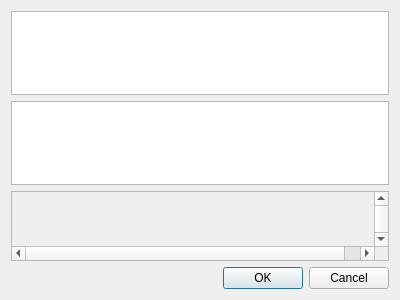
<?xml version="1.0" encoding="UTF-8"?>
<ui version="4.0">
 <class>Dialog</class>
 <widget class="QDialog" name="Dialog">
  <property name="windowModality">
   <enum>Qt::ApplicationModal</enum>
  </property>
  <property name="geometry">
   <rect>
    <x>0</x>
    <y>0</y>
    <width>400</width>
    <height>300</height>
   </rect>
  </property>
  <property name="windowTitle">
   <string>Dialog</string>
  </property>
  <layout class="QVBoxLayout" name="verticalLayout">
   <item>
    <widget class="QListView" name="listView"/>
   </item>
   <item>
    <widget class="QListWidget" name="listWidget"/>
   </item>
   <item>
    <widget class="QScrollArea" name="scrollArea">
     <widget class="QWidget" name="scrollAreaWidgetContents">
      <property name="geometry">
       <rect>
        <x>0</x>
        <y>0</y>
        <width>380</width>
        <height>77</height>
       </rect>
      </property>
     </widget>
    </widget>
   </item>
   <item>
    <widget class="QDialogButtonBox" name="buttonBox">
     <property name="orientation">
      <enum>Qt::Horizontal</enum>
     </property>
     <property name="standardButtons">
      <set>QDialogButtonBox::Cancel|QDialogButtonBox::Ok</set>
     </property>
    </widget>
   </item>
  </layout>
 </widget>
 <resources/>
 <connections>
  <connection>
   <sender>buttonBox</sender>
   <signal>accepted()</signal>
   <receiver>Dialog</receiver>
   <slot>accept()</slot>
   <hints>
    <hint type="sourcelabel">
     <x>248</x>
     <y>254</y>
    </hint>
    <hint type="destinationlabel">
     <x>157</x>
     <y>274</y>
    </hint>
   </hints>
  </connection>
  <connection>
   <sender>buttonBox</sender>
   <signal>rejected()</signal>
   <receiver>Dialog</receiver>
   <slot>reject()</slot>
   <hints>
    <hint type="sourcelabel">
     <x>316</x>
     <y>260</y>
    </hint>
    <hint type="destinationlabel">
     <x>286</x>
     <y>274</y>
    </hint>
   </hints>
  </connection>
 </connections>
</ui>
